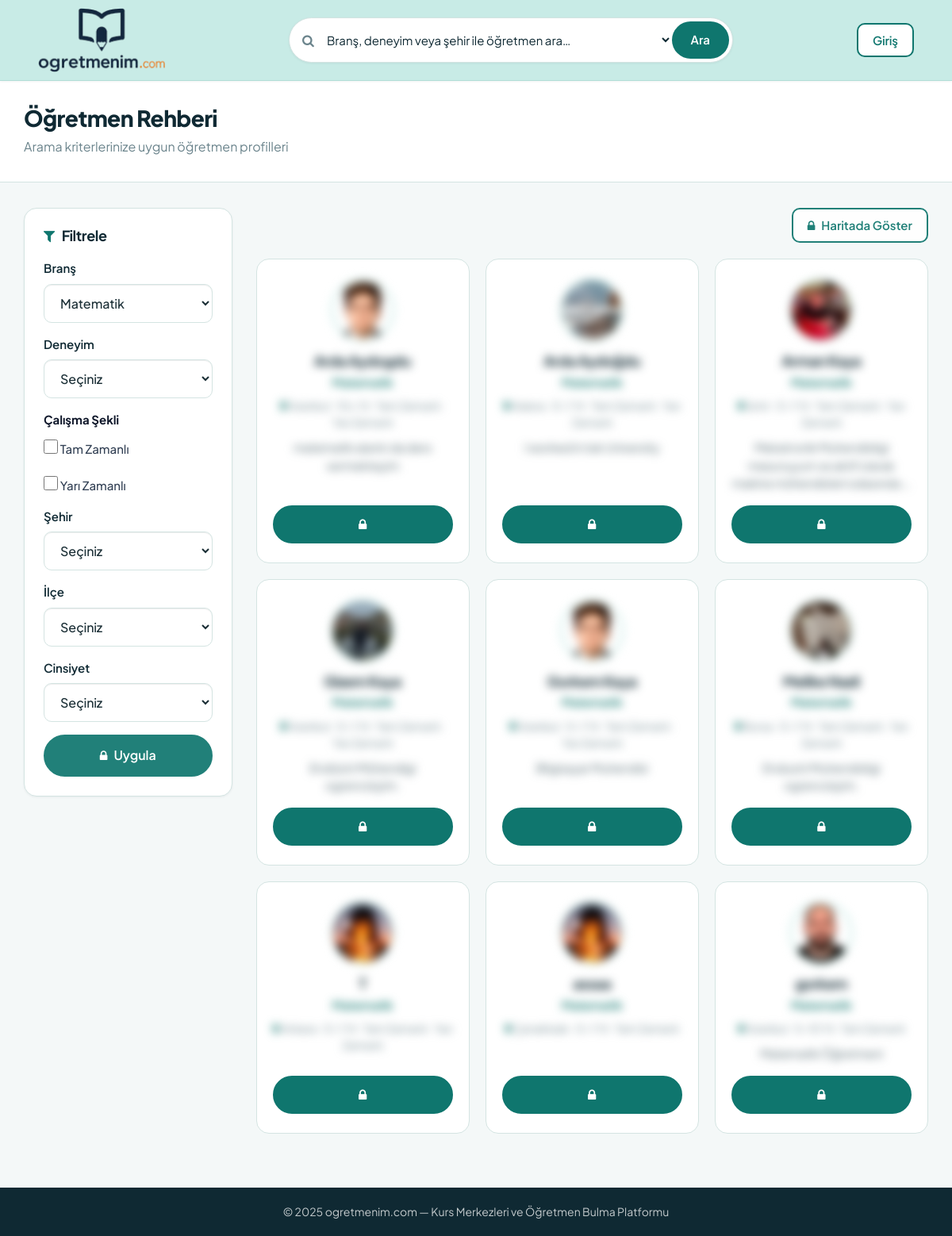
Screenshot of /home/searching?branch=matematik with the database file from the repository.
### conntoapp/models.py (models this page shows, shortened)
class CustomUser(AbstractUser):
    fullname = models.CharField(max_length=100, verbose_name="Ad Soyad")
    twitter = models.CharField(max_length=100, null=True, blank=True, verbose_name="Twitter (X)")
    facebook = models.CharField(max_length=100, null=True, blank=True, verbose_name="Facebook")
    linkedin = models.CharField(max_length=100, null=True, blank=True, verbose_name="LinkedIn")
    instagram = models.CharField(max_length=100, null=True, blank=True, verbose_name="Instagram")
    gender = models.CharField(max_length=6, choices=CustomUserChoices.GENDER_CHOICES, verbose_name="Cinsiyet")
    birth_date = models.DateField(verbose_name="Doğum Tarihi")
    phone = models.CharField(max_length=20, null=True, blank=True, verbose_name="Telefon")
    branch = models.CharField(
        max_length=50,
        choices=TeacherChoices.BRANCH_CHOICES,
        default='matematik',
        verbose_name="Branş",
    )
    experience_years = models.CharField(
        max_length=10,
        choices=TeacherChoices.EXPERIENCE_CHOICES,
        default='0-1',
        verbose_name="Deneyim Süresi",
    )
    work_schedule = models.CharField(
        max_length=20,
        choices=TeacherChoices.WORK_SCHEDULE_CHOICES,
        default='her_ikisi',
        verbose_name="Çalışma Şekli",
    )
    city = models.CharField(max_length=30, choices=CustomUserChoices.TURKISH_CITIES, verbose_name="Şehir")
    district = models.CharField(max_length=50, null=True, blank=True, verbose_name="İlçe")
    job = models.CharField(max_length=20, blank=True, default='')
    short_description = models.CharField(max_length=100, null=True, blank=True, verbose_name="Kısa Tanıtım")
    long_description = models.TextField(max_length=500, null=True, blank=True, verbose_name="Biyografi")
    view = models.IntegerField(default=0)
    last_seen = models.DateTimeField(null=True, blank=True, verbose_name="Son Aktiflik")
    image = models.ImageField(upload_to="images/", default="images/default.jpg", null=False, blank=False, verbose_name="Profil Fotoğrafı")
    class Meta:
        verbose_name = "Öğretmen"
        verbose_name_plural = "Öğretmenler"
    def get_work_schedule_profile_display(self):
        labels = []
        if self.work_schedule in ('tam_zamanli', 'her_ikisi'):
            labels.append('Tam Zamanlı')
        if self.work_schedule in ('yari_zamanli', 'her_ikisi'):
            labels.append('Yarı Zamanlı')
        return ' · '.join(labels)

### homeapp/views.py (the view)
# urls.py: path('searching', views.searchTeacher, name="search"),
def searchTeacher(request):
    branch = request.GET.get("branch", "")
    experience = request.GET.get("experience", "")
    works_full_time, works_part_time = _selected_work_schedule_filters(request)
    city = request.GET.get("city", "")
    district = request.GET.get("district", "")
    gender = request.GET.get("gender", "")
    filters = Q()
    if branch:
        filters &= Q(branch=branch)
    if experience:
        filters &= Q(experience_years=experience)
    schedule_filter = _build_work_schedule_filter(works_full_time, works_part_time)
    if schedule_filter:
        filters &= schedule_filter
    if city:
        filters &= Q(city=city)
    if district and city:
        filters &= Q(district=district)
    if gender:
        filters &= Q(gender=gender)
    teachers = (
        CustomUser.objects.filter(filters)
        .order_by('fullname', 'id')
        .distinct()
    )
    return render(request, "listing.html", _listing_context(
        request,
        teachers,
        selected_branch=branch,
        selected_experience=experience,
        selected_works_full_time=works_full_time,
        selected_works_part_time=works_part_time,
        selected_city=city,
        selected_district=district if city else '',
        selected_gender=gender,
    ))

### conntoapp/context_processors.py (called while the page is built, shortened)
def site_processor(request):
    return {
        'SITE_NAME': settings.SITE_NAME,
        'SITE_TAGLINE': settings.SITE_TAGLINE,
        'header_branches': TeacherChoices.BRANCH_CHOICES,
        'header_cities': CustomUserChoices.TURKISH_CITIES,
    }

def course_center_processor(request):
    return {
        'current_course_center': None,
        'is_course_center_view': False,
    }

### homeapp/views.py (called while the page is built, shortened)
def _get_course_center_id(request):
    return request.session.get('course_center_id')

def _build_teacher_cards(teachers):
    return [{'teacher': teacher} for teacher in teachers]

def _map_teachers_payload(request, teachers):
    is_course_center_view = bool(_get_course_center_id(request))
    payload = []
    for teacher in teachers:
        payload.append({
            'id': teacher.id,
            'name': teacher.fullname,
            'city': teacher.city,
            'cityLabel': teacher.get_city_display(),
            'branch': teacher.get_branch_display(),
            'image': teacher.image.url,
            'profileUrl': (
                reverse('getUser', args=[teacher.id])
                if is_course_center_view
                else f"{reverse('register')}?type=course_center"
            ),
        })
    return payload

def _is_checkbox_checked(request, name):
    value = request.GET.get(name)
    return value in ('on', 'true', '1', 'yes')

def _selected_work_schedule_filters(request):
    works_full_time = _is_checkbox_checked(request, 'works_full_time')
    works_part_time = _is_checkbox_checked(request, 'works_part_time')
    legacy_schedule = request.GET.get('work_schedule', '')
    if legacy_schedule == 'tam_zamanli':
        works_full_time = True
    elif legacy_schedule == 'yari_zamanli':
        works_part_time = True
    elif legacy_schedule == 'her_ikisi':
        works_full_time = True
        works_part_time = True
    return works_full_time, works_part_time

def _build_work_schedule_filter(works_full_time, works_part_time):
    if not works_full_time and not works_part_time:
        return Q()

### homeapp/templates/listing.html (shortened to what this page needs)
{% extends 'conntoapp/homebase/homebase.html' %}
{% load static %}
{% block css_files %}
<link rel="stylesheet" href="https://unpkg.com/leaflet@1.9.4/dist/leaflet.css" />
<link rel="stylesheet" href="https://unpkg.com/leaflet.markercluster@1.4.1/dist/MarkerCluster.css" />
<link rel="stylesheet" href="https://unpkg.com/leaflet.markercluster@1.4.1/dist/MarkerCluster.Default.css" />
{% endblock %}
{% block content %}
<section class="connto-page-head">
  <div class="container">
    <h1>Öğretmen Rehberi</h1>
    <p>Arama kriterlerinize uygun öğretmen profilleri</p>
  </div>
</section>
<section class="connto-directory">
  <div class="container">
    <div class="row">
      <aside class="col-md-3">
        <div class="connto-card connto-filter-panel">
          <h3><i class="fa fa-filter"></i> Filtrele</h3>
          <form method="GET" action="{% url 'search' %}">
            <div class="connto-field">
              <label for="filter-branch">Branş</label>
              <select name="branch" id="filter-branch" class="connto-select form-control">
                {% for value, label in branches %}
                  <option value="{{ value }}" {% if selected_branch == value %}selected{% endif %}>{{ label }}</option>
                {% endfor %}
              </select>
            </div>
            <div class="connto-field">
              <label for="filter-experience">Deneyim</label>
              <select name="experience" id="filter-experience" class="connto-select form-control">
                <option value="" {% if not selected_experience %}selected{% endif %}>Seçiniz</option>
              </select>
            </div>
            {% include 'conntoapp/partials/work-schedule-filter-fields.html' with filter_prefix='filter' selected_works_full_time=selected_works_full_time selected_works_part_time=selected_works_part_time %}
            <div class="connto-field">
              <label for="filter-city">Şehir</label>
              <select name="city" id="filter-city" class="connto-select form-control">
                <option value="" {% if not selected_city %}selected{% endif %}>Seçiniz</option>
              </select>
            </div>
            <div class="connto-field">
              <label for="filter-district">İlçe</label>
              <select
                name="district"
                id="filter-district"
                class="connto-select form-control"
                disabled
                data-include-all="true"
                data-selected-district="{{ selected_district }}"
              >
                <option value="">Seçiniz</option>
              </select>
            </div>
            <div class="connto-field">
              <label for="filter-gender">Cinsiyet</label>
              <select name="gender" id="filter-gender" class="connto-select form-control">
                <option value="" {% if not selected_gender %}selected{% endif %}>Seçiniz</option>
              </select>
            </div>
            {% if is_course_center_view %}
              <button type="submit" class="connto-btn connto-btn--primary connto-btn--block">Uygula</button>
            {% else %}
              <a
                href="{% url 'register' %}?type=course_center"
                class="connto-btn connto-btn--primary connto-btn--block connto-filter-panel__lock connto-lock-btn"
                data-register-url="{% url 'register' %}?type=course_center"
                title="Filtrelemek için üye olun"
                aria-label="Filtrelemek için üye olun"
              >
                <i class="fa fa-lock"></i>
                <span>Uygula</span>
              </a>
            {% endif %}
          </form>
        </div>
      </aside>
      <div class="col-md-9">
        <div class="connto-directory__toolbar{% if not is_course_center_view %} connto-directory__toolbar--guest{% endif %}">
          <div class="connto-directory__toolbar-actions">
            {% if is_course_center_view %}
              <button class="connto-btn connto-btn--outline connto-btn--sm" data-toggle="modal" data-target="#mapModal">
                <i class="fa fa-map-marker"></i> Haritada Göster
              </button>
            {% else %}
              <a
                href="{% url 'register' %}?type=course_center"
                class="connto-btn connto-btn--outline connto-btn--sm connto-map-btn__lock connto-lock-btn"
                data-register-url="{% url 'register' %}?type=course_center"
                title="Haritayı görmek için üye olun"
                aria-label="Haritayı görmek için üye olun"
              >
                <i class="fa fa-lock"></i>
                <span>Haritada Göster</span>
              </a>
            {% endif %}
          </div>
        </div>
        <div class="row connto-teacher-grid">
          {% for card in teacher_cards %}
            {% with user=card.teacher %}
            <div class="col-sm-6 col-lg-4">
              <div class="connto-teacher-card{% if not is_course_center_view %} connto-teacher-card--guest{% endif %}" data-teacher-id="{{ user.id }}">
                <div class="connto-teacher-card__blurred">
                  <span class="connto-avatar connto-avatar--lg">
                    <img class="connto-avatar__img" src="{{ user.image.url }}" alt="{{ user.fullname }}" />
                  </span>
                  <h4>{{ user.fullname }}</h4>
                  <p class="connto-teacher-card__branch">{{ user.get_branch_display }}</p>
                  <p class="connto-teacher-card__meta">
                    <i class="fa fa-map-marker"></i> {{ user.get_city_display }}
                    · {{ user.get_work_schedule_profile_display }}
                  </p>
                  {% if user.short_description %}
                    <p class="connto-teacher-card__desc">{{ user.short_description|truncatechars:80 }}</p>
                  {% endif %}
                </div>
                {% if is_course_center_view %}
                  <a href="{% url 'getUser' user.id %}" target="_blank" class="connto-btn connto-btn--primary connto-btn--sm connto-btn--block">Profil</a>
                {% else %}
                  <a href="{% url 'register' %}?type=course_center" class="connto-btn connto-btn--primary connto-btn--sm connto-btn--block connto-teacher-card__lock connto-lock-btn" data-register-url="{% url 'register' %}?type=course_center" title="Profili görmek için üye olun" aria-label="Profili görmek için üye olun">
                    <i class="fa fa-lock"></i>
                  </a>
                {% endif %}
              </div>
            </div>
            {% endwith %}
          {% endfor %}
        </div>
      </div>
    </div>
  </div>
</section>
{% endblock %}

### homeapp/templates/listing.html (style rules this page uses)
.connto-teacher-card--guest .connto-teacher-card__blurred, .expert-card--locked .expert-card__blurred { filter: blur(6px); user-select: none; pointer-events: none; }

### rows the page displays
CustomUser: teacher.image (picture), teacher.fullname "Arda Aydogdu", teacher.branch "Matematik", teacher.city "İstanbul", teacher.work_schedule_profile "Tam Zamanlı · Yarı Zamanlı", teacher.short_description "matematik alanin da ders vermekteyim"
CustomUser: teacher.image (picture), teacher.fullname "Arda Aydoğdu", teacher.branch "Matematik", teacher.city "Adana", teacher.work_schedule_profile "Tam Zamanlı · Yarı Zamanlı", teacher.short_description "I worked in Isık University"
CustomUser: teacher.image (picture), teacher.fullname "Arman Kaya", teacher.branch "Matematik", teacher.city "İzmir", teacher.work_schedule_profile "Tam Zamanlı · Yarı Zamanlı", teacher.short_description "Mekatronik Muhendisligi mezunuyum ve aktif olarak makine mühendisleri odasında …"
CustomUser: teacher.image (picture), teacher.fullname "Gizem Kaya", teacher.branch "Matematik", teacher.city "İstanbul", teacher.work_schedule_profile "Tam Zamanlı · Yarı Zamanlı", teacher.short_description "Endüstri Mühendigi ogrencisiyim."
CustomUser: teacher.image (picture), teacher.fullname "Gorkem Kaya", teacher.branch "Matematik", teacher.city "İstanbul", teacher.work_schedule_profile "Tam Zamanlı · Yarı Zamanlı", teacher.short_description "Bilgisayar Muhendisi"
CustomUser: teacher.image (picture), teacher.fullname "Melike Nazli", teacher.branch "Matematik", teacher.city "Bursa", teacher.work_schedule_profile "Tam Zamanlı · Yarı Zamanlı", teacher.short_description "Endustri Muhendisligi ogrencisiyim."
CustomUser: teacher.image (placeholder picture), teacher.fullname "T", teacher.branch "Matematik", teacher.city "Ankara", teacher.work_schedule_profile "Tam Zamanlı · Yarı Zamanlı"
CustomUser: teacher.image (placeholder picture), teacher.fullname "assaa", teacher.branch "Matematik", teacher.city "Çanakkale", teacher.work_schedule_profile "Tam Zamanlı"
CustomUser: teacher.image (picture), teacher.fullname "gorkem", teacher.branch "Matematik", teacher.city "İstanbul", teacher.work_schedule_profile "Tam Zamanlı", teacher.short_description "Matematik Öğretmeni"

### other values shown
{{ SITE_NAME }} "ogretmenim.com"
{{ SITE_TAGLINE }} "Kurs Merkezleri ve Öğretmen Bulma Platformu"
form field branch "Matematik"
